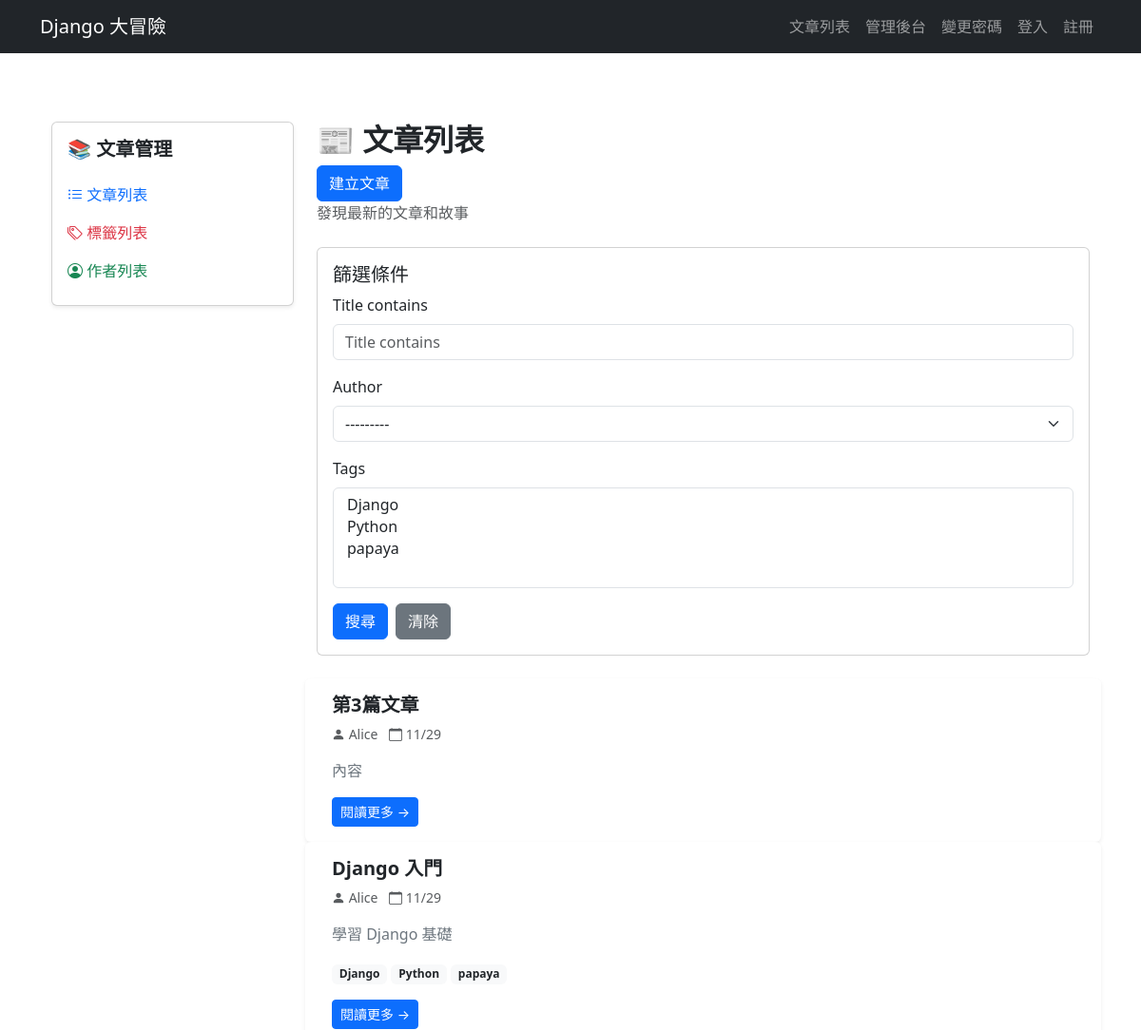
/blog/articles/ (upper part), run on an earlier commit of the app's database.
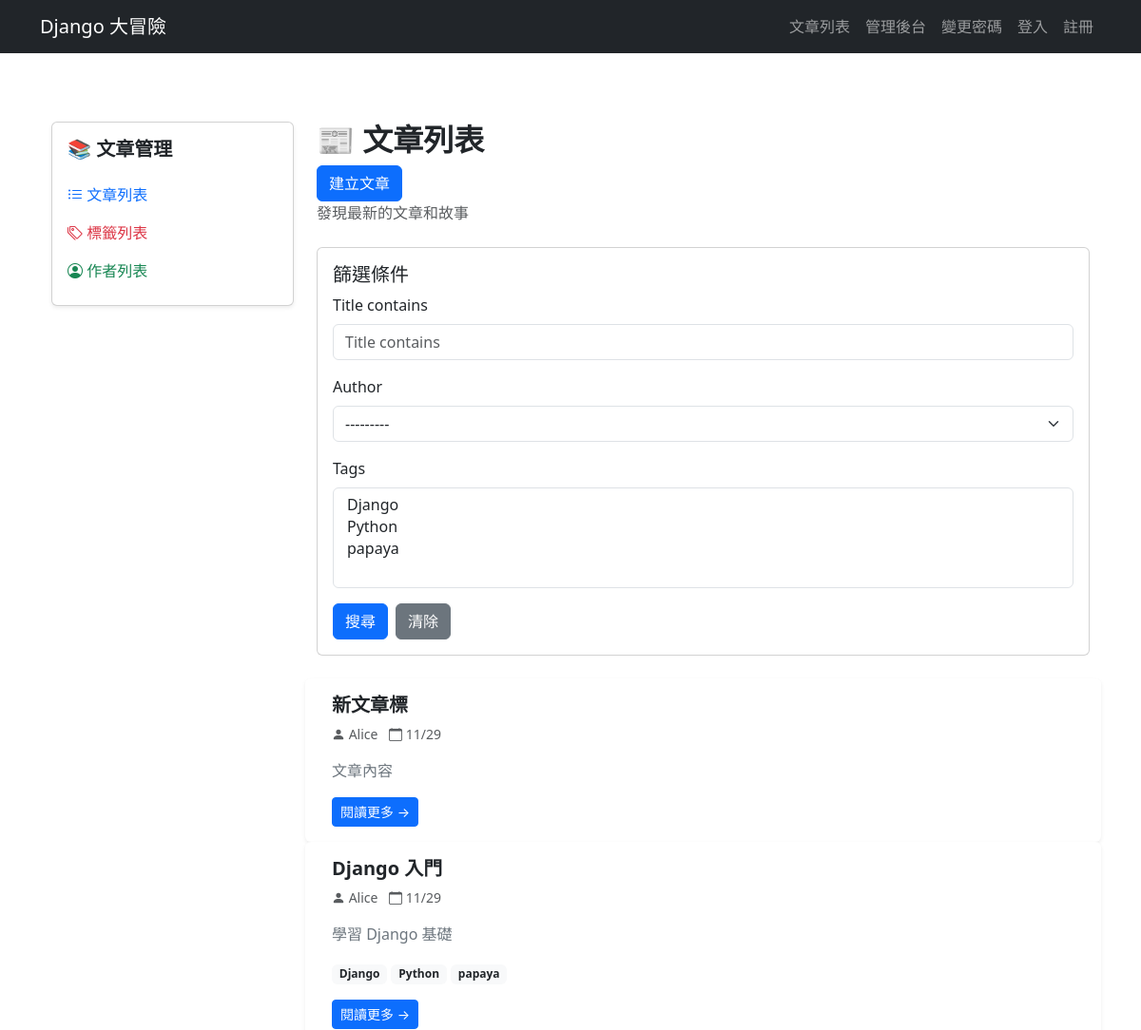
And on a later commit of the database.
### apps/blog/models.py (models this page shows, shortened)
class Article(models.Model):
    title = models.CharField(max_length=200)
    content = models.TextField()
    created_at = models.DateTimeField(auto_now_add=True)
    updated_at = models.DateTimeField(auto_now=True)
    is_published = models.BooleanField(default=False)
    author = models.ForeignKey(
        Author,  # 關聯到 Author 模型
        on_delete=models.CASCADE,
        related_name="articles",
        null=True,
        blank=True,
    )
    tags = models.ManyToManyField(
        Tag,  # 關聯到 Tag 模型
        related_name="articles",
        blank=True,
    )

class Author(models.Model):
    name = models.CharField(max_length=100)
    email = models.EmailField(unique=True)
    bio = models.TextField(blank=True)
    created_at = models.DateTimeField(auto_now_add=True)
    def __str__(self):
        return self.name

### apps/blog/views.py (the view)
# urls.py: path("articles/", views.article_list, name="article_list"),
def article_list(request):
    filter_ = ArticleFilter(
        request.GET or None,
        queryset=Article.objects.select_related("author").prefetch_related("tags"),
    )
    return render(request, "blog/article_list.html", {"filter": filter_})

### apps/blog/models.py (called while the page is built)
    def __str__(self):
        return self.name

### apps/blog/templates/blog/article_list.html (shortened to what this page needs)
{% extends "blog/base.html" %}
{% load django_bootstrap5 %}
{% block blog_content %}
  <div class="mb-4">
    <h2 class="fw-bold mb-2">
      📰 文章列表
    </h2>
    <a href="{% url 'blog:article_create' %}" class="btn btn-primary">建立文章</a>
    <p class="text-muted">
      發現最新的文章和故事
    </p>
  </div>
  <div class="card mb-4">
    <div class="card-body">
      <h5 class="card-title">
        篩選條件
      </h5>
      <form method="get">
        {% bootstrap_form filter.form %}
        <div class="d-flex gap-2">
          {% bootstrap_button button_type="submit" content="搜尋" %}
          <a href="{% url 'blog:article_list' %}" class="btn btn-secondary">清除</a>
        </div>
      </form>
    </div>
  </div>
  <div class="row">
    {% for article in filter.qs %}
      {% include "blog/components/article_card.html" %}
    {% empty %}
      <div class="col-12">
        <div class="alert alert-info">
          沒有符合條件的文章
        </div>
      </div>
    {% endfor %}
  </div>
{% endblock blog_content %}

### apps/blog/templates/blog/components/article_card.html (shortened to what this page needs)
<div class="card h-100 shadow-sm border-0 hover-shadow transition">
  <div class="card-body d-flex flex-column">
    <h5 class="card-title fw-bold text-dark mb-2">
      {{ article.title }}
    </h5>
    <p class="card-text text-muted small mb-3">
      <i class="bi bi-person-fill"></i> {{ article.author.name }}
      <span class="ms-2"><i class="bi bi-calendar"></i> {{ article.created_at|date:"m/d" }}</span>
    </p>
    <p class="card-text text-secondary flex-grow-1 mb-3">
      {{ article.content|truncatewords:30 }}
    </p>
    {% if article.tags.all %}
      <div class="mb-3">
        {% for tag in article.tags.all %}
          <span class="badge bg-light text-dark small">{{ tag.name }}</span>
        {% endfor %}
      </div>
    {% endif %}
    <a href="{% url 'blog:article_detail' id=article.id %}"
       class="btn btn-sm btn-primary align-self-start">
      閱讀更多 →
    </a>
  </div>
</div>

What changed in the data, as far as the page shows it:
changed Article: title "第3篇文章" → "新文章標"; content "內容" → "文章內容"
